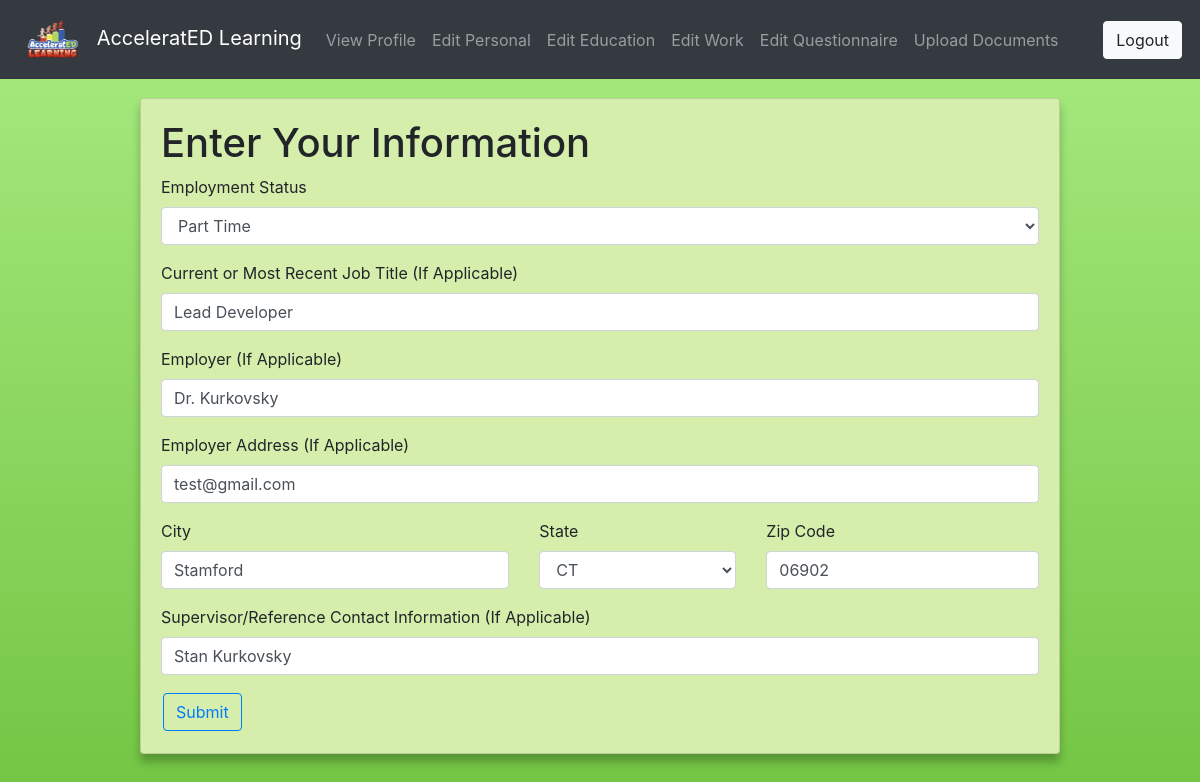
The app's page /tutor/edit/work (signed in) with its own data.
### tutor/models.py (models this page shows, shortened)
class Tutor(models.Model):
    PHONICS_CHOICES = (
        ('Fundations', 'Fundations'),
        ('Fountas & Pinnell Literacy', 'Fountas & Pinnell Literacy'),
        ('Lucy Calkins Units Of Study For Teaching Phonics',
         'Lucy Calkins Units Of Study For Teaching Phonics'),
        ('Bridge The Gap Intervention', 'Bridge The Gap Intervention'),
        ('Words Their Way', 'Words Their Way'),
        ('Lalilo', 'Lalilo'),
        ('The Heggerty Curriculum', 'The Heggerty Curriculum'),
        ('Orton Gillingham Approach', 'Orton Gillingham Approach'),
        ('Phonics First', 'Phonics First'),
        ('Other:', 'Other:')
    )
    EMPLOYMENT_CHOICES = (
        ('Full Time', 'Full Time'),
        ('Part Time', 'Part Time'),
        ('College Student', 'College Student'),
        ('Retired', 'Retired'),
        ('Other', 'Other')
    )
    STATE_CHOICES = (
        (
            ('AL','AL'),
            ('AK','AK'),
            ('AR','AR'),
            ('AZ','AZ'),
            ('CA','CA'),
            ('CO','CO'),
            ('CT','CT'),
            ('DC','DC'),
            ('DE','DE'),
            ('FL','FL'),
            ('GA','GA'),
            ('HI','HI'),
            ('IA','IA'),
            ('ID','ID'),
            ('IL','IL'),
            ('IN','IN'),
            ('KS','KS'),
            ('KY','KY'),
            ('LA','LA'),
            ('MA','MA'),
            ('MD','MD'),
            ('ME','ME'),
            ('MI','MI'),
            ('MN','MN'),
            ('MO','MO'),
            ('MS','MS'),
            ('MT','MT'),
            ('NC','NC'),
            ('NE','NE'),
            ('NH','NH'),
            ('NJ','NJ'),
            ('NM','NM'),
            ('NV','NV'),
            ('NY','NY'),
            ('ND','ND'),
            ('OH','OH'),
            ('OK','OK'),
            ('OR','OR'),
            ('PA','PA'),
            ('RI','RI'),
            ('SC','SC'),
            ('SD','SD'),
            ('TN','TN'),
            ('TX','TX'),
            ('UT','UT'),
            ('VT','VT'),
            ('VA','VA'),
            ('WA','WA'),
            ('WI','WI'),
            ('WV','WV'),
            ('WY','WY'),
            ('None','None')
        )
    )
    LANGUAGE_CHOICES = (
        ('English', 'English'),
        ('Spanish', 'Spanish')
    )
    GENDER_CHOICES = (
        ('Male', 'Male'),
        ('Female', 'Female'),
        ('Non-Binary', 'Non-Binary'),
        ('Other', 'Other')
    )
    DEGREE_CHOICES = (
        ('College Student', 'Currently Enrolled In College'),
        ('A.A./A.S.', 'Associate\'s Degree'),
        ('Technical Certification', 'Technical Certification'),
        ('B.A./B.S.', 'Bachelor\'s Degree'),
        ('M.A./M.S./M.Ed.', 'Master\'s Degree'),
        ('Ed.S.', 'Education Specialist/6th Year/Etc . . .'),
        ('Ed.D./Ph.D.', 'Doctorate')
    )
    YESNO = (
        ('Yes', 'Yes'),
        ('No', 'No')
    )
    AVAILABILITY_CHOICES = (
        ('AM', 'Part Time AM'),
        ('PM', 'Part Time PM'),
        ('Full Time', 'Full Time (AM and PM)')
    )
    email = models.OneToOneField(User, on_delete=models.CASCADE)
    firstname = models.CharField(max_length=20, blank=True, verbose_name='First Name')
    lastname = models.CharField(max_length=20, blank=True, verbose_name='Last Name')
    birthday = models.DateField(auto_now=False, null=True, blank=True)
    phonenumber = PhoneField(blank=True, verbose_name='Phone Number')
    gender = models.CharField(max_length=10, choices=GENDER_CHOICES, blank=True, default='None')
    introduction = models.TextField(max_length=1500, blank=True, verbose_name='Introduction (Describe Yourself in 200 Words or Less)')
    languages = MultiSelectField(choices=LANGUAGE_CHOICES, blank=True, default="None", verbose_name='Languages Spoken Fluently')
    education = MultiSelectField(choices=DEGREE_CHOICES, blank=True,
    verbose_name='Level of Education (Please Select All That Apply):')
    major = models.CharField(max_length=20, blank=True, verbose_name='Major (If Applicable)')
    minor = models.CharField(max_length=20, blank=True, verbose_name='Minor (If Applicable)')
    experience = models.CharField(max_length=4, choices=YESNO, blank=True, verbose_name='Are You A Certified Teacher?')
    statecert = models.CharField(max_length=5, choices=STATE_CHOICES, verbose_name='Please Choose The State In Which You are Certified:', default='None')
    phonicsex = MultiSelectField(choices=PHONICS_CHOICES, blank=True, verbose_name='Choose Any Phonics Programs You Have Experience With:')
    otherphonics = models.TextField(max_length=500, blank=True, verbose_name='If You Selected "Other," List Other Phonics Programs Here:')
    employment = models.CharField(max_length=20, choices=EMPLOYMENT_CHOICES, blank=True, verbose_name='Employment Status')
    curremployment = models.CharField(max_length=30, blank=True, verbose_name='Current or Most Recent Job Title (If Applicable)')
    employer = models.CharField(max_length=30, blank=True, verbose_name='Employer (If Applicable)')
    employeraddress = models.CharField(max_length=30, blank=True, verbose_name='Employer Address (If Applicable)')
    employercity = models.CharField(max_length=30, blank=True, verbose_name='City')
    employerstate = models.CharField(max_length=5, choices=STATE_CHOICES, verbose_name='State', default='None')
    employerzip = models.CharField(max_length=30, blank=True, verbose_name='Zip Code')
    currreference = models.CharField(max_length=60, blank=True, verbose_name='Supervisor/Reference Contact Information (If Applicable)')
    teachercharacteristics = models.TextField(max_length=1500, blank=True, verbose_name='What Characteristics Make A Good Teacher: (200 Words or Less)')
    abilitiesquestion = models.TextField(
        max_length=1500, blank=True, verbose_name='How Would You Address A Range Of Abilities In Your Classroom: (200 Words or Less)')
    availability = models.CharField(max_length=20, choices=AVAILABILITY_CHOICES, blank=True, verbose_name='Choose Your Availability:')
    image = models.ImageField(upload_to='images/', blank=True, null=True, verbose_name="")

### tutor/views.py (the view)
# urls.py: path('edit/work', views.edit_work_view, name='work'),
@login_required(login_url='login')
def edit_work_view(request):
    profiles = Tutor.objects.get(email_id=request.user.id)
    form = tutorWorkform(request.POST or None, instance=profiles)
    if form.is_valid():
        form.save()
        return redirect('profile')
    return render(request, 'tutor/work.html', {'authenticated': True, 'form': form})

### tutor/forms.py
class tutorWorkform(forms.ModelForm):
    class Meta:
        model = Tutor
        fields = ('employment',
                  'curremployment', 'employer',
                  'employeraddress', 'employercity', 'employerstate', 'employerzip',
                  'currreference',
                  )

### templates/tutor/work.html (shortened to what this page needs)
{% extends 'tutor/base.html' %}
{% load crispy_forms_filters %}
{% load crispy_forms_tags %}
{% block body %}
<div class="row justify-content-center">
    <div class="col-10">
        <div class="card">
            <div class="card-body">
                <h1>Enter Your Information</h1>
                <form method="post">
                    {{ form.employment|as_crispy_field }}
                    {{ form.curremployment|as_crispy_field }}
                    {{ form.employer|as_crispy_field }}
                    {{ form.employeraddress|as_crispy_field }}
                    <div class="row">
                        <div class="col-5">
                          {{ form.employercity|as_crispy_field }}
                        </div>
                        <div class="col-3">
                          {{ form.employerstate|as_crispy_field }}
                        </div>
                        <div class="col-4">
                            {{ form.employerzip|as_crispy_field }}
                        </div>
                    </div>
                    {{ form.currreference|as_crispy_field }}
                    <button type="submit" class="btn btn-outline-primary">Submit</button>
                </form>
            </div>
        </div>
    </div>
</div>
{% endblock %}

### static/css/styles.css (style rules this page uses)
html { height: 100%; }
body { height: 100%; margin: 0; background-repeat: no-repeat; background-attachment: fixed; background-image: linear-gradient(#a8eb81,#73c543); padding-top: 50px; overflow-wrap: break-word; }
.card { box-shadow: 0 8px 8px 0 #00000040; background-color: #d6eeab; margin-bottom: 20px; overflow-wrap: break-word; }
.btn { margin: 2px; }

### records on screen
Tutor: employment "Part Time", curremployment "Lead Developer", employer "Dr. Kurkovsky", employeraddress "test@gmail.com", employercity "Stamford", employerstate "CT", employerzip "06902", currreference "Stan Kurkovsky"
